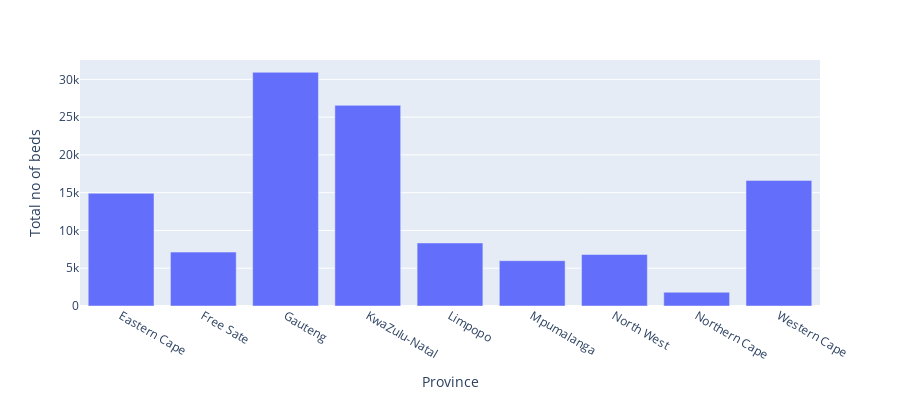

Notebook cell for this chart:
### Markdown cell above
### 4.2 Hospital dataset

### Code cell
#Looking closely into the national hospital dataframe

data = px.data.gapminder()

fig = px.bar(hosp_beds, x='Province', y='Total no of beds',
             hover_data=['No of public hospitals', 'No of private hospitals'],
             labels={'Number of hospital beds nationally'}, height=400)
fig.show()

### Figure 1 — Plotly figure (JSON) as saved in the notebook; plotly's stock layout.template omitted (floating-point values rounded to 4 significant figures)
{"data": [{"alignmentgroup": "True", "customdata": [[91, 17], [34, 13], [39, 83], [77, 12], [42, 10], [33, 13], [22, 14], [16, 2], [53, 39]], "hoverlabel": {"namelength": 0}, "hovertemplate": "Province=%{x}<br>Total no of beds=%{y}<br>No of public hospitals=%{customdata[0]}<br>No of private hospitals=%{customdata[1]}", "legendgroup": "", "marker": {"color": "#636efa"}, "name": "", "offsetgroup": "", "orientation": "v", "showlegend": false, "textposition": "auto", "type": "bar", "x": ["Eastern Cape", "Free Sate", "Gauteng", "KwaZulu-Natal", "Limpopo", "Mpumalanga", "North West", "Northern Cape", "Western Cape"], "xaxis": "x", "y": [14923, 7135, 30934, 26562, 8345, 5997, 6817, 1816, 16626], "yaxis": "y"}], "layout": {"barmode": "relative", "height": 400, "legend": {"tracegroupgap": 0}, "margin": {"t": 60}, "xaxis": {"anchor": "y", "domain": [0, 1], "title": {"text": "Province"}}, "yaxis": {"anchor": "x", "domain": [0, 1], "title": {"text": "Total no of beds"}}}}
